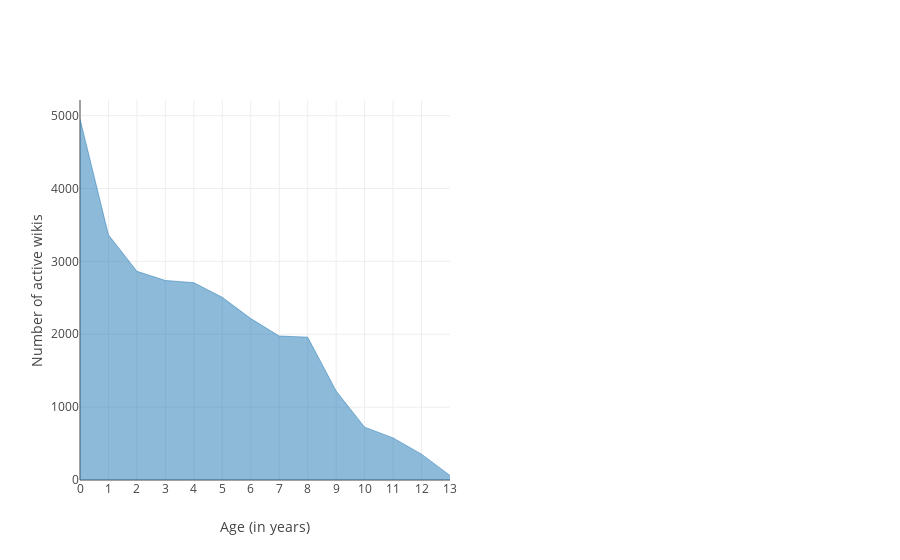

Notebook source saved alongside this figure:
### Code cell
trace0 = go.Scatter(
    x=activeByAge.index.values,
    y=activeByAge.values,
    mode='lines',
    name="Active wikis",
    line=dict(width=0.5),
    fill='tonexty'
)

trace1 = go.Scatter(
    x=inactiveByAge.index.values,
    y=inactiveByAge.values,
    mode='lines',
    name="Inactive wikis",
    line=dict(width=0.5),
    fill='tonexty'
)

layout = go.Layout(
    yaxis=dict(title='Number of active wikis'),
    xaxis=dict(
        domain=[0,0.5],
        tickmode='array',
        tickvals=list(range(0,20)),
        title="Age (in years)"
    ),
    legend=dict(
        x=0.4
    )
);

fig = go.Figure(data=[trace0], layout=layout)
iplot(fig, filename='stacked-area-plot')

### Figure 1 — Plotly figure (JSON) as saved in the notebook; plotly's stock layout.template omitted (floating-point values rounded to 4 significant figures)
{"data": [{"fill": "tonexty", "line": {"width": 0.5}, "mode": "lines", "name": "Active wikis", "type": "scatter", "x": [0, 1, 2, 3, 4, 5, 6, 7, 8, 9, 10, 11, 12, 13], "y": [4954, 3364, 2864, 2738, 2708, 2507, 2216, 1976, 1960, 1221, 725, 578, 355, 63]}], "layout": {"legend": {"x": 0.4}, "xaxis": {"domain": [0, 0.5], "tickmode": "array", "tickvals": [0, 1, 2, 3, 4, 5, 6, 7, 8, 9, 10, 11, 12, 13, 14, 15, 16, 17, 18, 19], "title": "Age (in years)"}, "yaxis": {"title": "Number of active wikis"}}}
